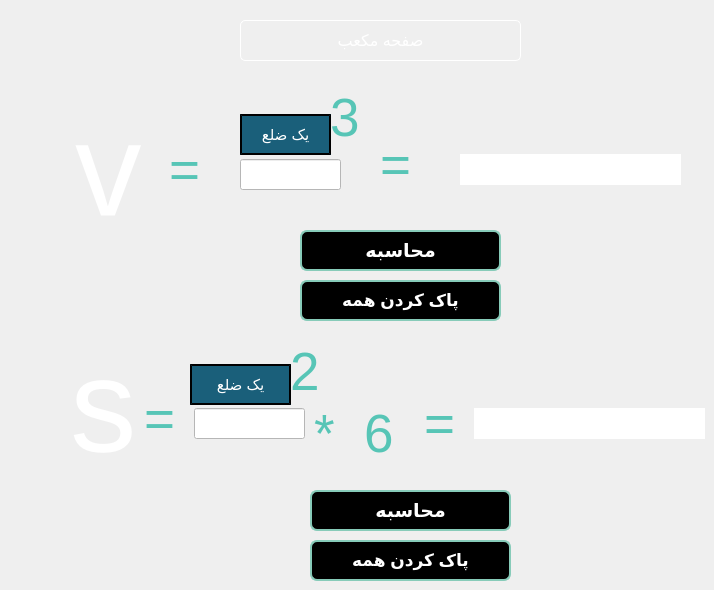
         <widget class="QWidget" name="page_mokab">
          <widget class="QLabel" name="label_121">
           <property name="geometry">
            <rect>
             <x>460</x>
             <y>154</y>
             <width>221</width>
             <height>31</height>
            </rect>
           </property>
           <property name="font">
            <font>
             <pointsize>12</pointsize>
            </font>
           </property>
           <property name="styleSheet">
            <string notr="true">background-color: rgb(255, 255, 255);</string>
           </property>
           <property name="text">
            <string/>
           </property>
          </widget>
          <widget class="QLabel" name="label_122">
           <property name="geometry">
            <rect>
             <x>380</x>
             <y>139</y>
             <width>41</width>
             <height>51</height>
            </rect>
           </property>
           <property name="font">
            <font>
             <pointsize>40</pointsize>
             <weight>50</weight>
             <italic>false</italic>
             <bold>false</bold>
            </font>
           </property>
           <property name="styleSheet">
            <string notr="true">font:40pt;
color : #57C5B6;;</string>
           </property>
           <property name="text">
            <string>=</string>
           </property>
          </widget>
          <widget class="QLineEdit" name="lineEdit_29">
           <property name="geometry">
            <rect>
             <x>240</x>
             <y>159</y>
             <width>101</width>
             <height>31</height>
            </rect>
           </property>
           <property name="font">
            <font>
             <pointsize>12</pointsize>
            </font>
           </property>
           <property name="styleSheet">
            <string notr="true">background-color: rgb(255, 255, 255);</string>
           </property>
          </widget>
          <widget class="QLabel" name="label_123">
           <property name="geometry">
            <rect>
             <x>75</x>
             <y>49</y>
             <width>91</width>
             <height>241</height>
            </rect>
           </property>
           <property name="font">
            <font>
             <pointsize>100</pointsize>
            </font>
           </property>
           <property name="styleSheet">
            <string notr="true">color: rgb(255, 255, 255);</string>
           </property>
           <property name="text">
            <string>v</string>
           </property>
          </widget>
          <widget class="QLabel" name="label_124">
           <property name="geometry">
            <rect>
             <x>169</x>
             <y>129</y>
             <width>41</width>
             <height>81</height>
            </rect>
           </property>
           <property name="font">
            <font>
             <pointsize>40</pointsize>
             <weight>50</weight>
             <italic>false</italic>
             <bold>false</bold>
            </font>
           </property>
           <property name="styleSheet">
            <string notr="true">font:40pt;
color : #57C5B6;;</string>
           </property>
           <property name="text">
            <string>=</string>
           </property>
          </widget>
          <widget class="QLabel" name="label_127">
           <property name="geometry">
            <rect>
             <x>330</x>
             <y>87</y>
             <width>31</width>
             <height>61</height>
            </rect>
           </property>
           <property name="font">
            <font>
             <pointsize>40</pointsize>
             <weight>50</weight>
             <italic>false</italic>
             <bold>false</bold>
            </font>
           </property>
           <property name="styleSheet">
            <string notr="true">font:40pt;
color : #57C5B6;;</string>
           </property>
           <property name="text">
            <string>3</string>
           </property>
          </widget>
          <widget class="QLabel" name="label_125">
           <property name="geometry">
            <rect>
             <x>70</x>
             <y>330</y>
             <width>81</width>
             <height>151</height>
            </rect>
           </property>
           <property name="font">
            <font>
             <pointsize>100</pointsize>
            </font>
           </property>
           <property name="styleSheet">
            <string notr="true">color: rgb(255, 255, 255);</string>
           </property>
           <property name="text">
            <string>s</string>
           </property>
          </widget>
          <widget class="QLabel" name="label_126">
           <property name="geometry">
            <rect>
             <x>144</x>
             <y>378</y>
             <width>41</width>
             <height>81</height>
            </rect>
           </property>
           <property name="font">
            <font>
             <pointsize>40</pointsize>
             <weight>50</weight>
             <italic>false</italic>
             <bold>false</bold>
            </font>
           </property>
           <property name="styleSheet">
            <string notr="true">font:40pt;
color : #57C5B6;;</string>
           </property>
           <property name="text">
            <string>=</string>
           </property>
          </widget>
          <widget class="QLineEdit" name="lineEdit_31">
           <property name="geometry">
            <rect>
             <x>194</x>
             <y>408</y>
             <width>111</width>
             <height>31</height>
            </rect>
           </property>
           <property name="font">
            <font>
             <pointsize>12</pointsize>
            </font>
           </property>
           <property name="styleSheet">
            <string notr="true">background-color: rgb(255, 255, 255);</string>
           </property>
          </widget>
          <widget class="QLabel" name="label_128">
           <property name="geometry">
            <rect>
             <x>290</x>
             <y>346</y>
             <width>31</width>
             <height>51</height>
            </rect>
           </property>
           <property name="font">
            <font>
             <pointsize>40</pointsize>
             <weight>50</weight>
             <italic>false</italic>
             <bold>false</bold>
            </font>
           </property>
           <property name="styleSheet">
            <string notr="true">font:40pt;
color : #57C5B6;;</string>
           </property>
           <property name="text">
            <string>2</string>
           </property>
          </widget>
          <widget class="QLabel" name="label_129">
           <property name="geometry">
            <rect>
             <x>314</x>
             <y>408</y>
             <width>41</width>
             <height>51</height>
            </rect>
           </property>
           <property name="font">
            <font>
             <pointsize>40</pointsize>
             <weight>50</weight>
             <italic>false</italic>
             <bold>false</bold>
            </font>
           </property>
           <property name="styleSheet">
            <string notr="true">font:40pt;
color : #57C5B6;;</string>
           </property>
           <property name="text">
            <string>*</string>
           </property>
          </widget>
          <widget class="QLabel" name="label_130">
           <property name="geometry">
            <rect>
             <x>364</x>
             <y>398</y>
             <width>51</width>
             <height>71</height>
            </rect>
           </property>
           <property name="font">
            <font>
             <pointsize>40</pointsize>
             <weight>50</weight>
             <italic>false</italic>
             <bold>false</bold>
            </font>
           </property>
           <property name="styleSheet">
            <string notr="true">font:40pt;
color : #57C5B6;;</string>
           </property>
           <property name="text">
            <string>6</string>
           </property>
          </widget>
          <widget class="QLabel" name="label_131">
           <property name="geometry">
            <rect>
             <x>424</x>
             <y>398</y>
             <width>71</width>
             <height>51</height>
            </rect>
           </property>
           <property name="font">
            <font>
             <pointsize>40</pointsize>
             <weight>50</weight>
             <italic>false</italic>
             <bold>false</bold>
            </font>
           </property>
           <property name="styleSheet">
            <string notr="true">font:40pt;
color : #57C5B6;;</string>
           </property>
           <property name="text">
            <string>=</string>
           </property>
          </widget>
          <widget class="QLabel" name="label_133">
           <property name="geometry">
            <rect>
             <x>190</x>
             <y>364</y>
             <width>101</width>
             <height>41</height>
            </rect>
           </property>
           <property name="font">
            <font>
             <pointsize>11</pointsize>
             <weight>50</weight>
             <italic>false</italic>
             <bold>false</bold>
            </font>
           </property>
           <property name="styleSheet">
            <string notr="true">background-color: rgb(26, 95, 122);
font : 11pt;
border-style: outset;
color : rgb(255, 255, 255);
border-width: 2px;
border-color: black;
font-weight: 400;
padding: 2px;</string>
           </property>
           <property name="text">
            <string>یک ضلع</string>
           </property>
           <property name="alignment">
            <set>Qt::AlignCenter</set>
           </property>
          </widget>
          <widget class="QLabel" name="label_134">
           <property name="geometry">
            <rect>
             <x>240</x>
             <y>114</y>
             <width>91</width>
             <height>41</height>
            </rect>
           </property>
           <property name="font">
            <font>
             <pointsize>11</pointsize>
             <weight>50</weight>
             <italic>false</italic>
             <bold>false</bold>
            </font>
           </property>
           <property name="styleSheet">
            <string notr="true">background-color: rgb(26, 95, 122);
font : 11pt;
border-style: outset;
color : rgb(255, 255, 255);
border-width: 2px;
border-color: black;
font-weight: 400;
padding: 2px;</string>
           </property>
           <property name="text">
            <string>یک ضلع</string>
           </property>
           <property name="alignment">
            <set>Qt::AlignCenter</set>
           </property>
          </widget>
          <widget class="QPushButton" name="pushButton_47">
           <property name="geometry">
            <rect>
             <x>310</x>
             <y>490</y>
             <width>201</width>
             <height>41</height>
            </rect>
           </property>
           <property name="font">
            <font>
             <pointsize>14</pointsize>
             <weight>75</weight>
             <bold>true</bold>
            </font>
           </property>
           <property name="styleSheet">
            <string notr="true">#pushButton_47{
background-color:rgb(0, 0, 0);
color: rgb(255, 255, 255);
border:2px solid #87CBB9;
border-radius: 7px;
}
#pushButton_47:hover{
background-color: #fff;
color:#000000;
}</string>
           </property>
           <property name="text">
            <string>محاسبه</string>
           </property>
          </widget>
          <widget class="QPushButton" name="pushButton_46">
           <property name="geometry">
            <rect>
             <x>310</x>
             <y>540</y>
             <width>201</width>
             <height>41</height>
            </rect>
           </property>
           <property name="font">
            <font>
             <pointsize>13</pointsize>
             <weight>75</weight>
             <bold>true</bold>
            </font>
           </property>
           <property name="styleSheet">
            <string notr="true">#pushButton_46{
background-color:rgb(0, 0, 0);
color: rgb(255, 255, 255);
border:2px solid #87CBB9;
border-radius: 7px;
}
#pushButton_46:hover{
background-color: #fff;
color:#000000;
}</string>
           </property>
           <property name="text">
            <string>پاک کردن همه</string>
           </property>
          </widget>
          <widget class="QLabel" name="label_132">
           <property name="geometry">
            <rect>
             <x>474</x>
             <y>408</y>
             <width>231</width>
             <height>31</height>
            </rect>
           </property>
           <property name="font">
            <font>
             <pointsize>12</pointsize>
            </font>
           </property>
           <property name="styleSheet">
            <string notr="true">background-color: rgb(255, 255, 255);</string>
           </property>
           <property name="text">
            <string/>
           </property>
          </widget>
          <widget class="QPushButton" name="pushButton_59">
           <property name="geometry">
            <rect>
             <x>300</x>
             <y>230</y>
             <width>201</width>
             <height>41</height>
            </rect>
           </property>
           <property name="font">
            <font>
             <pointsize>14</pointsize>
             <weight>75</weight>
             <bold>true</bold>
            </font>
           </property>
           <property name="styleSheet">
            <string notr="true">#pushButton_59{
background-color:rgb(0, 0, 0);
color: rgb(255, 255, 255);
border:2px solid #87CBB9;
border-radius: 7px;
}
#pushButton_59:hover{
background-color: #fff;
color:#000000;
}</string>
           </property>
           <property name="text">
            <string>محاسبه</string>
           </property>
          </widget>
          <widget class="QPushButton" name="pushButton_60">
           <property name="geometry">
            <rect>
             <x>300</x>
             <y>280</y>
             <width>201</width>
             <height>41</height>
            </rect>
           </property>
           <property name="font">
            <font>
             <pointsize>13</pointsize>
             <weight>75</weight>
             <bold>true</bold>
            </font>
           </property>
           <property name="styleSheet">
            <string notr="true">#pushButton_60{
background-color:rgb(0, 0, 0);
color: rgb(255, 255, 255);
border:2px solid #87CBB9;
border-radius: 7px;
}
#pushButton_60:hover{
background-color: #fff;
color:#000000;
}</string>
           </property>
           <property name="text">
            <string>پاک کردن همه</string>
           </property>
          </widget>
          <widget class="QLabel" name="label_245">
           <property name="geometry">
            <rect>
             <x>240</x>
             <y>20</y>
             <width>281</width>
             <height>41</height>
            </rect>
           </property>
           <property name="styleSheet">
            <string notr="true">color :#fff;
font : 12pt;
border-radius: 5px;
border:1px solid #fff;
</string>
           </property>
           <property name="text">
            <string>صفحه مکعب</string>
           </property>
           <property name="alignment">
            <set>Qt::AlignCenter</set>
           </property>
          </widget>
          <widget class="QPushButton" name="pushButton_80">
           <property name="geometry">
            <rect>
             <x>10</x>
             <y>10</y>
             <width>51</width>
             <height>51</height>
            </rect>
           </property>
           <property name="cursor">
            <cursorShape>PointingHandCursor</cursorShape>
           </property>
           <property name="styleSheet">
            <string notr="true">border:none;
color:rgb(255, 255, 255)</string>
           </property>
           <property name="text">
            <string/>
           </property>
           <property name="icon">
            <iconset>
             <normaloff>:/Downloads/icons8-back-48.png</normaloff>:/Downloads/icons8-back-48.png</iconset>
           </property>
           <property name="iconSize">
            <size>
             <width>30</width>
             <height>30</height>
            </size>
           </property>
          </widget>
         </widget>
